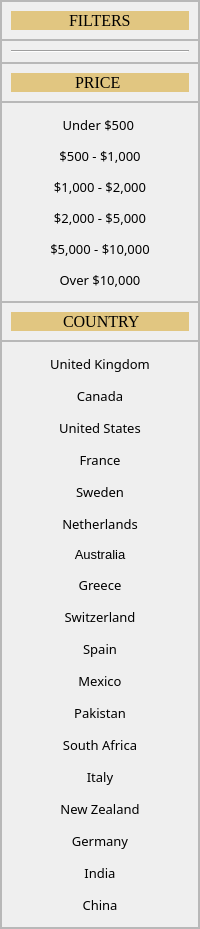
               <widget class="QFrame" name="frame_11">
                <property name="minimumSize">
                 <size>
                  <width>200</width>
                  <height>0</height>
                 </size>
                </property>
                <property name="maximumSize">
                 <size>
                  <width>200</width>
                  <height>16777215</height>
                 </size>
                </property>
                <property name="frameShape">
                 <enum>QFrame::StyledPanel</enum>
                </property>
                <property name="frameShadow">
                 <enum>QFrame::Raised</enum>
                </property>
                <layout class="QVBoxLayout" name="verticalLayout_7">
                 <property name="spacing">
                  <number>0</number>
                 </property>
                 <property name="leftMargin">
                  <number>0</number>
                 </property>
                 <property name="topMargin">
                  <number>0</number>
                 </property>
                 <property name="rightMargin">
                  <number>0</number>
                 </property>
                 <property name="bottomMargin">
                  <number>0</number>
                 </property>
                 <item>
                  <widget class="QFrame" name="frame_13">
                   <property name="maximumSize">
                    <size>
                     <width>16777215</width>
                     <height>40</height>
                    </size>
                   </property>
                   <property name="frameShape">
                    <enum>QFrame::StyledPanel</enum>
                   </property>
                   <property name="frameShadow">
                    <enum>QFrame::Raised</enum>
                   </property>
                   <layout class="QVBoxLayout" name="verticalLayout_13">
                    <item>
                     <widget class="QLabel" name="label_17">
                      <property name="font">
                       <font>
                        <family>Times New Roman</family>
                        <pointsize>12</pointsize>
                        <weight>50</weight>
                        <italic>false</italic>
                        <bold>false</bold>
                       </font>
                      </property>
                      <property name="styleSheet">
                       <string notr="true">font: 12pt &quot;Times New Roman&quot;;
background-color: rgb(225, 198, 129);
padding-left: 10px;
padding-right: 10px;</string>
                      </property>
                      <property name="text">
                       <string>           FILTERS</string>
                      </property>
                     </widget>
                    </item>
                   </layout>
                  </widget>
                 </item>
                 <item>
                  <widget class="QFrame" name="frame_14">
                   <property name="maximumSize">
                    <size>
                     <width>16777215</width>
                     <height>25</height>
                    </size>
                   </property>
                   <property name="frameShape">
                    <enum>QFrame::StyledPanel</enum>
                   </property>
                   <property name="frameShadow">
                    <enum>QFrame::Raised</enum>
                   </property>
                   <layout class="QVBoxLayout" name="verticalLayout_8">
                    <item>
                     <widget class="Line" name="line_2">
                      <property name="minimumSize">
                       <size>
                        <width>0</width>
                        <height>0</height>
                       </size>
                      </property>
                      <property name="styleSheet">
                       <string notr="true"/>
                      </property>
                      <property name="orientation">
                       <enum>Qt::Horizontal</enum>
                      </property>
                     </widget>
                    </item>
                   </layout>
                  </widget>
                 </item>
                 <item>
                  <widget class="QFrame" name="frame_15">
                   <property name="maximumSize">
                    <size>
                     <width>16777215</width>
                     <height>40</height>
                    </size>
                   </property>
                   <property name="frameShape">
                    <enum>QFrame::StyledPanel</enum>
                   </property>
                   <property name="frameShadow">
                    <enum>QFrame::Raised</enum>
                   </property>
                   <layout class="QVBoxLayout" name="verticalLayout_14">
                    <item>
                     <widget class="QLabel" name="label_14">
                      <property name="font">
                       <font>
                        <family>Times New Roman</family>
                        <pointsize>12</pointsize>
                        <weight>50</weight>
                        <italic>false</italic>
                        <bold>false</bold>
                       </font>
                      </property>
                      <property name="styleSheet">
                       <string notr="true">font: 12pt &quot;Times New Roman&quot;;
background-color: rgb(225, 198, 129);</string>
                      </property>
                      <property name="text">
                       <string>                PRICE </string>
                      </property>
                     </widget>
                    </item>
                   </layout>
                  </widget>
                 </item>
                 <item>
                  <widget class="QFrame" name="frame_18">
                   <property name="maximumSize">
                    <size>
                     <width>16777215</width>
                     <height>200</height>
                    </size>
                   </property>
                   <property name="frameShape">
                    <enum>QFrame::StyledPanel</enum>
                   </property>
                   <property name="frameShadow">
                    <enum>QFrame::Raised</enum>
                   </property>
                   <layout class="QVBoxLayout" name="verticalLayout_9">
                    <item>
                     <widget class="QPushButton" name="btnUnder500">
                      <property name="font">
                       <font>
                        <family>MS Reference Sans Serif</family>
                        <pointsize>10</pointsize>
                       </font>
                      </property>
                      <property name="styleSheet">
                       <string notr="true">QPushButton:hover{
border: 2px solid rgb(225, 198, 129);
}</string>
                      </property>
                      <property name="text">
                       <string>Under $500 </string>
                      </property>
                      <property name="flat">
                       <bool>true</bool>
                      </property>
                     </widget>
                    </item>
                    <item>
                     <widget class="QPushButton" name="btn500to1000">
                      <property name="font">
                       <font>
                        <family>MS Reference Sans Serif</family>
                        <pointsize>10</pointsize>
                       </font>
                      </property>
                      <property name="styleSheet">
                       <string notr="true">QPushButton:hover{
border: 2px solid rgb(225, 198, 129);
}</string>
                      </property>
                      <property name="text">
                       <string>$500 - $1,000</string>
                      </property>
                      <property name="flat">
                       <bool>true</bool>
                      </property>
                     </widget>
                    </item>
                    <item>
                     <widget class="QPushButton" name="btn1000to2000">
                      <property name="font">
                       <font>
                        <family>MS Reference Sans Serif</family>
                        <pointsize>10</pointsize>
                       </font>
                      </property>
                      <property name="styleSheet">
                       <string notr="true">QPushButton:hover{
border: 2px solid rgb(225, 198, 129);
}</string>
                      </property>
                      <property name="text">
                       <string>$1,000 - $2,000</string>
                      </property>
                      <property name="flat">
                       <bool>true</bool>
                      </property>
                     </widget>
                    </item>
                    <item>
                     <widget class="QPushButton" name="btn2000to5000">
                      <property name="font">
                       <font>
                        <family>MS Reference Sans Serif</family>
                        <pointsize>10</pointsize>
                       </font>
                      </property>
                      <property name="styleSheet">
                       <string notr="true">QPushButton:hover{
border: 2px solid rgb(225, 198, 129);
}</string>
                      </property>
                      <property name="text">
                       <string>$2,000 - $5,000</string>
                      </property>
                      <property name="flat">
                       <bool>true</bool>
                      </property>
                     </widget>
                    </item>
                    <item>
                     <widget class="QPushButton" name="btn5000to10000">
                      <property name="font">
                       <font>
                        <family>MS Reference Sans Serif</family>
                        <pointsize>10</pointsize>
                       </font>
                      </property>
                      <property name="styleSheet">
                       <string notr="true">QPushButton:hover{
border: 2px solid rgb(225, 198, 129);
}</string>
                      </property>
                      <property name="text">
                       <string>$5,000 - $10,000</string>
                      </property>
                      <property name="flat">
                       <bool>true</bool>
                      </property>
                     </widget>
                    </item>
                    <item>
                     <widget class="QPushButton" name="btnOver10000">
                      <property name="font">
                       <font>
                        <family>MS Reference Sans Serif</family>
                        <pointsize>10</pointsize>
                       </font>
                      </property>
                      <property name="styleSheet">
                       <string notr="true">QPushButton:hover{
border: 2px solid rgb(225, 198, 129);
}</string>
                      </property>
                      <property name="text">
                       <string>Over $10,000</string>
                      </property>
                      <property name="flat">
                       <bool>true</bool>
                      </property>
                     </widget>
                    </item>
                   </layout>
                  </widget>
                 </item>
                 <item>
                  <widget class="QFrame" name="frame_16">
                   <property name="maximumSize">
                    <size>
                     <width>16777215</width>
                     <height>40</height>
                    </size>
                   </property>
                   <property name="frameShape">
                    <enum>QFrame::StyledPanel</enum>
                   </property>
                   <property name="frameShadow">
                    <enum>QFrame::Raised</enum>
                   </property>
                   <layout class="QVBoxLayout" name="verticalLayout_15">
                    <item>
                     <widget class="QLabel" name="label_16">
                      <property name="font">
                       <font>
                        <family>Times New Roman</family>
                        <pointsize>12</pointsize>
                        <weight>50</weight>
                        <italic>false</italic>
                        <bold>false</bold>
                       </font>
                      </property>
                      <property name="styleSheet">
                       <string notr="true">font: 12pt &quot;Times New Roman&quot;;
background-color: rgb(225, 198, 129);</string>
                      </property>
                      <property name="text">
                       <string>             COUNTRY</string>
                      </property>
                     </widget>
                    </item>
                   </layout>
                  </widget>
                 </item>
                 <item>
                  <widget class="QFrame" name="frame_17">
                   <property name="frameShape">
                    <enum>QFrame::StyledPanel</enum>
                   </property>
                   <property name="frameShadow">
                    <enum>QFrame::Raised</enum>
                   </property>
                   <layout class="QVBoxLayout" name="verticalLayout_10">
                    <item>
                     <widget class="QPushButton" name="btnUK">
                      <property name="font">
                       <font>
                        <family>MS Reference Sans Serif</family>
                        <pointsize>10</pointsize>
                       </font>
                      </property>
                      <property name="styleSheet">
                       <string notr="true">QPushButton:hover{
border: 2px solid rgb(225, 198, 129);
}</string>
                      </property>
                      <property name="text">
                       <string>United Kingdom</string>
                      </property>
                      <property name="flat">
                       <bool>true</bool>
                      </property>
                     </widget>
                    </item>
                    <item>
                     <widget class="QPushButton" name="btnCanada">
                      <property name="font">
                       <font>
                        <family>MS Reference Sans Serif</family>
                        <pointsize>10</pointsize>
                       </font>
                      </property>
                      <property name="styleSheet">
                       <string notr="true">QPushButton:hover{
border: 2px solid rgb(225, 198, 129);
}</string>
                      </property>
                      <property name="text">
                       <string>Canada</string>
                      </property>
                      <property name="flat">
                       <bool>true</bool>
                      </property>
                     </widget>
                    </item>
                    <item>
                     <widget class="QPushButton" name="btnUS">
                      <property name="font">
                       <font>
                        <family>MS Reference Sans Serif</family>
                        <pointsize>10</pointsize>
                       </font>
                      </property>
                      <property name="styleSheet">
                       <string notr="true">QPushButton:hover{
border: 2px solid rgb(225, 198, 129);
}</string>
                      </property>
                      <property name="text">
                       <string> United States </string>
                      </property>
                      <property name="flat">
                       <bool>true</bool>
                      </property>
                     </widget>
                    </item>
                    <item>
                     <widget class="QPushButton" name="btnFrance">
                      <property name="font">
                       <font>
                        <family>MS Reference Sans Serif</family>
                        <pointsize>10</pointsize>
                       </font>
                      </property>
                      <property name="styleSheet">
                       <string notr="true">QPushButton:hover{
border: 2px solid rgb(225, 198, 129);
}</string>
                      </property>
                      <property name="text">
                       <string>France</string>
                      </property>
                      <property name="flat">
                       <bool>true</bool>
                      </property>
                     </widget>
                    </item>
                    <item>
                     <widget class="QPushButton" name="btnSweden">
                      <property name="font">
                       <font>
                        <family>MS Reference Sans Serif</family>
                        <pointsize>10</pointsize>
                       </font>
                      </property>
                      <property name="styleSheet">
                       <string notr="true">QPushButton:hover{
border: 2px solid rgb(225, 198, 129);
}</string>
                      </property>
                      <property name="text">
                       <string>Sweden</string>
                      </property>
                      <property name="flat">
                       <bool>true</bool>
                      </property>
                     </widget>
                    </item>
                    <item>
                     <widget class="QPushButton" name="btnNetherlands">
                      <property name="font">
                       <font>
                        <family>MS Reference Sans Serif</family>
                        <pointsize>10</pointsize>
                       </font>
                      </property>
                      <property name="styleSheet">
                       <string notr="true">QPushButton:hover{
border: 2px solid rgb(225, 198, 129);
}</string>
                      </property>
                      <property name="text">
                       <string>Netherlands</string>
                      </property>
                      <property name="flat">
                       <bool>true</bool>
                      </property>
                     </widget>
                    </item>
                    <item>
                     <widget class="QPushButton" name="btnAustralia">
                      <property name="font">
                       <font>
                        <family>Microsoft Sans Serif</family>
                        <pointsize>10</pointsize>
                       </font>
                      </property>
                      <property name="styleSheet">
                       <string notr="true">QPushButton:hover{
border: 2px solid rgb(225, 198, 129);
}</string>
                      </property>
                      <property name="text">
                       <string>Australia</string>
                      </property>
                      <property name="flat">
                       <bool>true</bool>
                      </property>
                     </widget>
                    </item>
                    <item>
                     <widget class="QPushButton" name="btnGreece">
                      <property name="font">
                       <font>
                        <family>MS Reference Sans Serif</family>
                        <pointsize>10</pointsize>
                       </font>
                      </property>
                      <property name="styleSheet">
                       <string notr="true">QPushButton:hover{
border: 2px solid rgb(225, 198, 129);
}</string>
                      </property>
                      <property name="text">
                       <string>Greece</string>
                      </property>
                      <property name="flat">
                       <bool>true</bool>
                      </property>
                     </widget>
                    </item>
                    <item>
                     <widget class="QPushButton" name="btnSwitzerland">
                      <property name="font">
                       <font>
                        <family>MS Reference Sans Serif</family>
                        <pointsize>10</pointsize>
                       </font>
                      </property>
                      <property name="styleSheet">
                       <string notr="true">QPushButton:hover{
border: 2px solid rgb(225, 198, 129);
}</string>
                      </property>
                      <property name="text">
                       <string>Switzerland</string>
                      </property>
                      <property name="flat">
                       <bool>true</bool>
                      </property>
                     </widget>
                    </item>
                    <item>
                     <widget class="QPushButton" name="btnSpain">
                      <property name="font">
                       <font>
                        <family>MS Reference Sans Serif</family>
                        <pointsize>10</pointsize>
                       </font>
                      </property>
                      <property name="styleSheet">
                       <string notr="true">QPushButton:hover{
border: 2px solid rgb(225, 198, 129);
}</string>
                      </property>
                      <property name="text">
                       <string>Spain</string>
                      </property>
                      <property name="flat">
                       <bool>true</bool>
                      </property>
                     </widget>
                    </item>
                    <item>
                     <widget class="QPushButton" name="btnMexico">
                      <property name="font">
                       <font>
                        <family>MS Reference Sans Serif</family>
                        <pointsize>10</pointsize>
                       </font>
                      </property>
                      <property name="styleSheet">
                       <string notr="true">QPushButton:hover{
border: 2px solid rgb(225, 198, 129);
}</string>
                      </property>
                      <property name="text">
                       <string>Mexico</string>
                      </property>
                      <property name="flat">
                       <bool>true</bool>
                      </property>
                     </widget>
                    </item>
                    <item>
                     <widget class="QPushButton" name="btnPakistan">
                      <property name="font">
                       <font>
                        <family>MS Reference Sans Serif</family>
                        <pointsize>10</pointsize>
                       </font>
                      </property>
                      <property name="styleSheet">
                       <string notr="true">QPushButton:hover{
border: 2px solid rgb(225, 198, 129);
}</string>
                      </property>
                      <property name="text">
                       <string>Pakistan</string>
                      </property>
                      <property name="flat">
                       <bool>true</bool>
                      </property>
                     </widget>
                    </item>
                    <item>
                     <widget class="QPushButton" name="btnSouthAfrica">
                      <property name="font">
                       <font>
                        <family>MS Reference Sans Serif</family>
                        <pointsize>10</pointsize>
                       </font>
                      </property>
                      <property name="styleSheet">
                       <string notr="true">QPushButton:hover{
border: 2px solid rgb(225, 198, 129);
}</string>
                      </property>
                      <property name="text">
                       <string>South Africa</string>
                      </property>
                      <property name="flat">
                       <bool>true</bool>
                      </property>
                     </widget>
                    </item>
                    <item>
                     <widget class="QPushButton" name="btnItaly">
                      <property name="font">
                       <font>
                        <family>MS Reference Sans Serif</family>
                        <pointsize>10</pointsize>
                       </font>
                      </property>
                      <property name="styleSheet">
                       <string notr="true">QPushButton:hover{
border: 2px solid rgb(225, 198,129);
}</string>
                      </property>
                      <property name="text">
                       <string>Italy</string>
                      </property>
                      <property name="flat">
                       <bool>true</bool>
                      </property>
                     </widget>
                    </item>
                    <item>
                     <widget class="QPushButton" name="btnNZ">
                      <property name="font">
                       <font>
                        <family>MS Reference Sans Serif</family>
                        <pointsize>10</pointsize>
                       </font>
                      </property>
                      <property name="styleSheet">
                       <string notr="true">QPushButton:hover{
border: 2px solid rgb(225, 198, 129);
}</string>
                      </property>
                      <property name="text">
                       <string>New Zealand</string>
                      </property>
                      <property name="flat">
                       <bool>true</bool>
                      </property>
                     </widget>
                    </item>
                    <item>
                     <widget class="QPushButton" name="btnGermany">
                      <property name="font">
                       <font>
                        <family>MS Reference Sans Serif</family>
                        <pointsize>10</pointsize>
                       </font>
                      </property>
                      <property name="styleSheet">
                       <string notr="true">QPushButton:hover{
border: 2px solid rgb(225, 198, 129);
}</string>
                      </property>
                      <property name="text">
                       <string>Germany</string>
                      </property>
                      <property name="flat">
                       <bool>true</bool>
                      </property>
                     </widget>
                    </item>
                    <item>
                     <widget class="QPushButton" name="btnIndia">
                      <property name="font">
                       <font>
                        <family>MS Reference Sans Serif</family>
                        <pointsize>10</pointsize>
                       </font>
                      </property>
                      <property name="styleSheet">
                       <string notr="true">QPushButton:hover{
border: 2px solid rgb(225, 198, 129);
}</string>
                      </property>
                      <property name="text">
                       <string>India</string>
                      </property>
                      <property name="flat">
                       <bool>true</bool>
                      </property>
                     </widget>
                    </item>
                    <item>
                     <widget class="QPushButton" name="btnChina">
                      <property name="font">
                       <font>
                        <family>MS Reference Sans Serif</family>
                        <pointsize>10</pointsize>
                       </font>
                      </property>
                      <property name="styleSheet">
                       <string notr="true">QPushButton:hover{
border: 2px solid rgb(225, 198, 129);
}</string>
                      </property>
                      <property name="text">
                       <string>China</string>
                      </property>
                      <property name="flat">
                       <bool>true</bool>
                      </property>
                     </widget>
                    </item>
                   </layout>
                  </widget>
                 </item>
                </layout>
               </widget>
